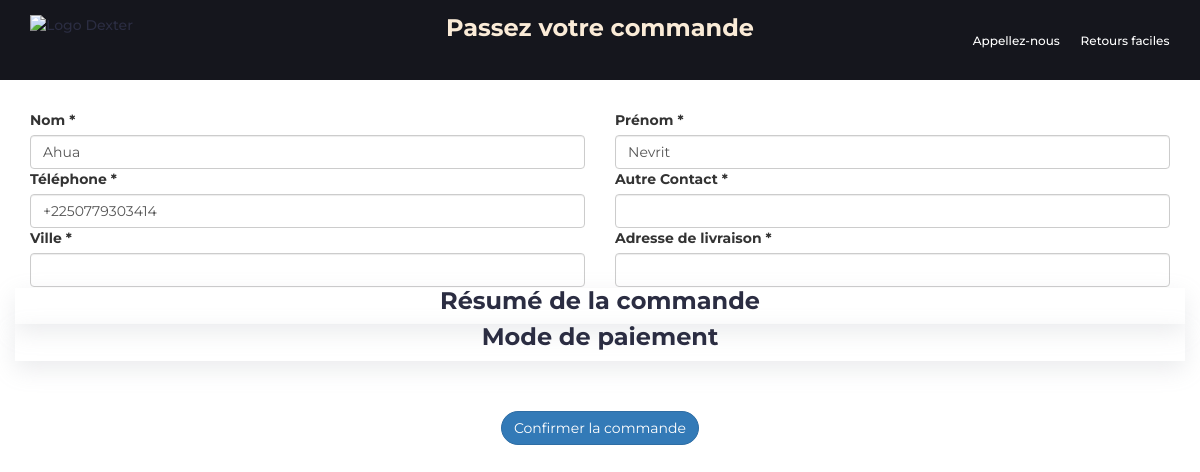
Page /cart/checkout/ (signed in) on the earlier database version.
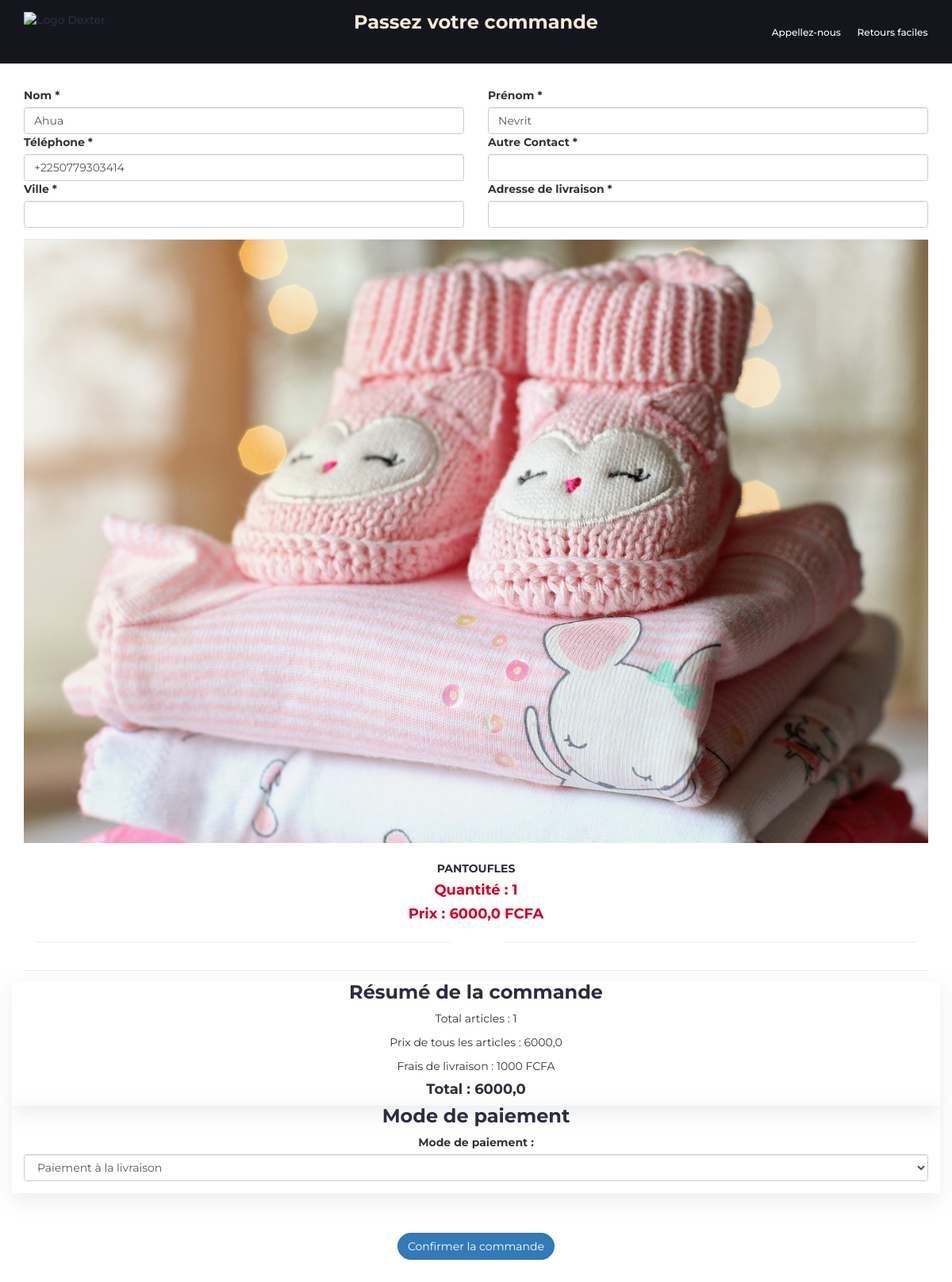
Same page on the later database version.
### store/models.py (models this page shows, shortened)
class Order(models.Model):
    user = models.ForeignKey(AUTH_USER_MODEL, on_delete=models.CASCADE)
    product = models.ForeignKey(Product, on_delete=models.CASCADE)
    quantity = models.IntegerField(default=1)
    ordered = models.BooleanField(default=False)
    ordered_date = models.DateTimeField(blank=True, null=True)

class Product(models.Model):
    name = models.CharField(max_length=50)
    title = models.TextField(max_length=200)
    category = models.ForeignKey(Category, on_delete=models.SET_NULL, null=True, blank=True)
    price = models.FloatField(default=0.0)
    old_price = models.FloatField(default=0.0)
    stock_quantity = models.IntegerField(default=0)
    description = RichTextField(blank=True)
    technical_information = RichTextField(blank=True, default='', verbose_name="Fiche technique")
    image = models.ImageField(upload_to='products', blank=True, null=True)
    slug = AutoSlugField(populate_from=['name'])

### pay/views.py (the view, shortened to what this page needs)
# urls.py: path('cart/checkout/', views.checkout, name='checkout-pay'),
def checkout(request):
    cart_user = get_object_or_404(Cart, user=request.user)
    items = cart_user.orders.all()
    paniers = Order.objects.filter(user=request.user)
    total_price = 0
    for item in items:
        total_price += item.product.price * item.quantity
    context = {'cart_user': cart_user, 'items': items, 'total_price': total_price,}
    return render(request, 'home/pay/checkout.html', context)

### templates/home/pay/checkout.html (shortened to what the changed rows need)
{% extends "panel/base.html" %}
{% load static %}
{% block content %}
<div class="section">
    <div class="container">
        <form action="" method="POST">
            <div class="row">
                <div class="col-md-6">
                </div>
                <div class="col-md-6">
                </div>
            </div>
            <div class="row">
                <div class="col-md-6">
                </div>
                <div class="col-md-6">
                </div>
            </div>
            <div class="row">
                <div class="col-md-6">
                </div>
                <div class="col-md-6">
                </div>
            </div>
            <div class="row">
                <div class="col-md-12">
                    <div class="products-tabs">
                        <div id="tab1" class="tab-pane active">
                            <div class="products-slick" data-nav="#slick-nav-1">
                                {% for item in items %}
                                <div class="product">
                                    <div class="product-img">
                                        <img src='{{ item.product.image.url }}' alt=" {{ item.product.name }} ">
                                    </div>
                                    <div class="product-body">
                                        <h3 class="product-name"><a href="#">{{ item.product.name }}</a></h3>
                                        <h4 class="product-price">Quantité : {{ item.quantity }} </h4>
                                        <h4 class="product-price">Prix : {{ item.product.price }} FCFA</h4>
                                        <div class="product-rating">
                                            <i class="fa fa-star"></i>
                                            <i class="fa fa-star"></i>
                                            <i class="fa fa-star"></i>
                                            <i class="fa fa-star"></i>
                                            <i class="fa fa-star"></i>
                                        </div>
                                    </div>
                                </div>
                                {% endfor %}
                            </div>
                        </div>
                    </div>
                </div>
            </div>
            <div class="row">
                <div class="col-6 col-md-12 col-xs-6 text-center cart-area-color">
                    <h3>Résumé de la commande</h3>
                    {% if items %}
                    <p>
                        Total articles : {{ items.count }}
                    </p>
                    <p>
                        Prix de tous les articles : {{ total_price }}
                    </p>
                    <p>
                        Frais de livraison : 1000 FCFA
                    </p>
                    <h4>
                        Total : {{ total_price }}
                    </h4>
                    {% endif %}
                </div>
            </div>
            <div class="row">
                <div class="col-6 col-md-12 col-xs-6 text-center cart-area-color">
                    {% if items %}
                        <div class="form-group">
                            <label for="payment-method">Mode de paiement :</label>
                            <select id="payment-method" name="payment_method" class="form-control">
                                <option value="Paiement à la livraison">Paiement à la livraison</option>
                            </select>
                        </div>
                    {% endif %}
                </div>
                <div class="text-center">
                </div>
        </form>
    </div>
</div>
{% endblock %}

Differences in the rows shown:
added Order: product.image (picture), product.name "PANTOUFLES", quantity "1", product.price "6000,0"
Other differences:
{{ items.count }}: (not shown) → "1"
{{ total_price }}: (not shown) → "6000,0"
form field payment_method: (not shown) → "Paiement à la livraison"
text now shown: "Total articles : Prix de tous les articles : Frais de livraison : 1000 FCFA Total : Mode de paiement :"
